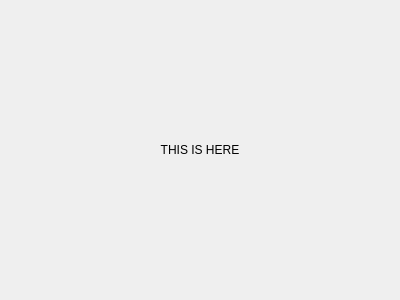
<?xml version="1.0" encoding="UTF-8"?>
<ui version="4.0">
 <class>ColorLabel</class>
 <widget class="QWidget" name="ColorLabel">
  <property name="geometry">
   <rect>
    <x>0</x>
    <y>0</y>
    <width>400</width>
    <height>300</height>
   </rect>
  </property>
  <property name="windowTitle">
   <string>Form</string>
  </property>
  <layout class="QGridLayout" name="gridLayout">
   <item row="0" column="0">
    <widget class="QLabel" name="label">
     <property name="text">
      <string>THIS IS HERE</string>
     </property>
     <property name="alignment">
      <set>Qt::AlignCenter</set>
     </property>
    </widget>
   </item>
  </layout>
 </widget>
 <resources/>
 <connections/>
</ui>
